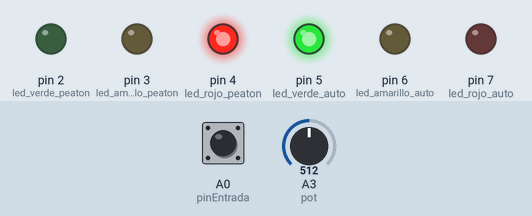
Simulated run of this sketch. Board: Arduino Uno, built with avr-gcc and run on an emulated ATmega328P. Parts: output pins drawn as LEDs (lit = HIGH). Inputs (shaded band) come from the test bench; at power-on: A0 (pinEntrada) HIGH, A3 (pot) = 512.

Above: at 0.2 s.
At 12.0 s:
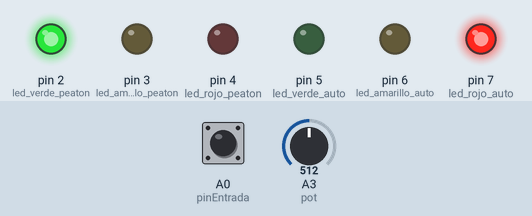
At 21.2 s:
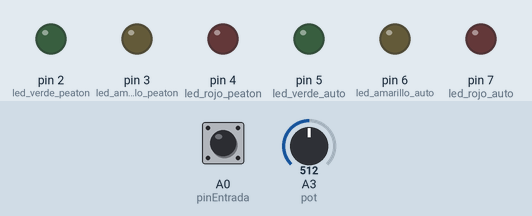
At 30.2 s:
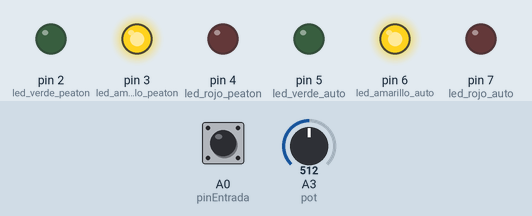
Timing chart, 0 to 30.6 s (numbered marks = the images above):
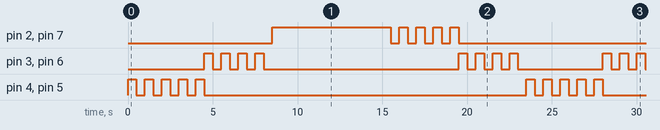

The sketch:

Semarofo.ino
```cpp
#define led_verde_peaton 2
#define led_amarillo_peaton 3
#define led_rojo_peaton 4

#define led_verde_auto 5
#define led_amarillo_auto 6
#define led_rojo_auto 7

#define boton_peaton A1

#define pinEntrada A0

#define pot A3
 int valorPot= 0 ;
 boolean bandera =false;
 float tiempo = 0;

void setup(){

  pinMode(pinEntrada,INPUT_PULLUP);
  pinMode(led_verde_peaton,OUTPUT);
  pinMode(led_amarillo_peaton,OUTPUT);
  pinMode(led_rojo_peaton,OUTPUT);

   pinMode(led_verde_auto,OUTPUT);
  pinMode(led_amarillo_auto,OUTPUT);
  pinMode(led_rojo_auto,OUTPUT);

  pinMode(boton_peaton,INPUT);

  inicia();


}

void loop(){

  if(digitalRead(pinEntrada) == HIGH){//cambie low por high
   bandera = true;

  }

  if(bandera){
    for(int i = 0 ; i < 4; i++){
  delay(500);
  digitalWrite(led_verde_auto,LOW);
  digitalWrite(led_rojo_peaton,LOW);
  delay(500);
  digitalWrite(led_verde_auto,HIGH);
  digitalWrite(led_rojo_peaton,HIGH);

    }
  delay(500);
  digitalWrite(led_verde_auto,LOW);
  digitalWrite(led_rojo_peaton,LOW);
  for(int i = 0; i<4; i++){
  digitalWrite(led_amarillo_auto,HIGH);
  digitalWrite(led_amarillo_peaton,HIGH);
  delay(500);
  digitalWrite(led_amarillo_auto,LOW);
  digitalWrite(led_amarillo_peaton,LOW);
  delay(500);
  }
  digitalWrite(led_rojo_auto,HIGH);
  digitalWrite(led_verde_peaton,HIGH);

  //digitalWrite(led_verde_peaton,HIGH);
   valorPot = analogRead(pot);
   if(valorPot<1000 && valorPot >500){
     valorPot = 7000;
   }else if(valorPot>1000){
     valorPot = 10000;
   }else{
    valorPot = 3000;
   }

  delay(valorPot);


   for(int i = 0; i<4; i++){
  digitalWrite(led_rojo_auto,LOW);
  digitalWrite(led_verde_peaton,LOW);
  delay(500);
  digitalWrite(led_rojo_auto,HIGH);
  digitalWrite(led_verde_peaton,HIGH);
  delay(500);
  }
  digitalWrite(led_rojo_auto,LOW);
  digitalWrite(led_verde_peaton,LOW);

    for(int i = 0; i<4; i++){
  digitalWrite(led_amarillo_auto,HIGH);
  digitalWrite(led_amarillo_peaton,HIGH);
  delay(500);
  digitalWrite(led_amarillo_auto,LOW);
  digitalWrite(led_amarillo_peaton,LOW);
  delay(500);
  }

  bandera=false;
  inicia();
  }


}


void inicia(){
  digitalWrite(led_verde_auto,HIGH);
  digitalWrite(led_amarillo_auto,LOW);
  digitalWrite(led_rojo_auto,LOW);

  digitalWrite(led_verde_peaton,LOW);
  digitalWrite(led_amarillo_peaton,LOW);
  digitalWrite(led_rojo_peaton,HIGH);
}
```

Measured:
- by itself, pin 2 (led_verde_peaton), pin 7 (led_rojo_auto): repeats every 23.5 s: 4 × (LOW 0.50 s, HIGH 0.50 s), LOW 12.5 s, HIGH 7.0 s
- by itself, pin 4 (led_rojo_peaton), pin 5 (led_verde_auto): repeats every 23.5 s: 3 × (HIGH 0.50 s, LOW 0.50 s), HIGH 0.50 s, LOW 19.0 s, HIGH 0.50 s, LOW 0.50 s
- by itself, pin 3 (led_amarillo_peaton), pin 6 (led_amarillo_auto): repeats every 23.5 s: 3 × (LOW 0.50 s, HIGH 0.50 s), LOW 11.5 s, 3 × (HIGH 0.50 s, LOW 0.50 s), HIGH 0.50 s, LOW 5.0 s, HIGH 0.50 s
